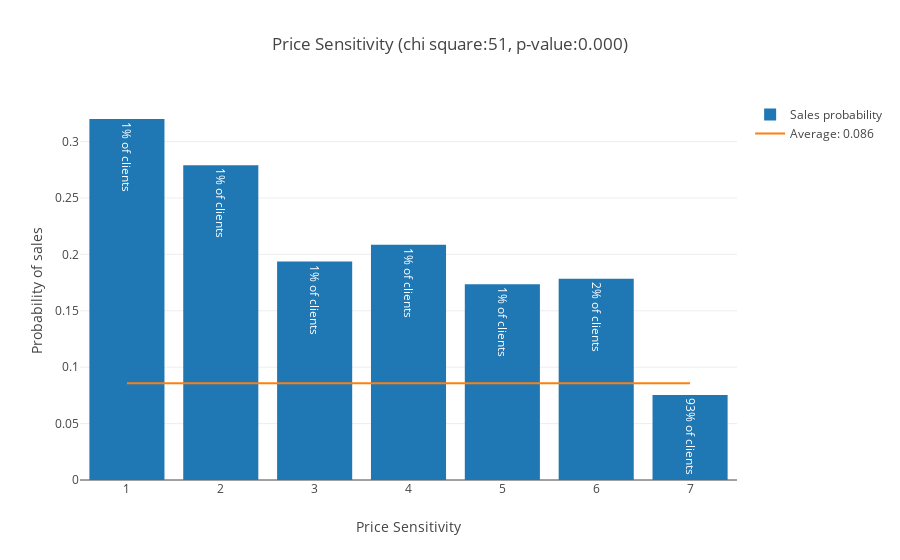

Here is the notebook cell this chart was saved with:
### Markdown cell above
The clients without data in the *Price Sensitivity* feature have a lower probability of buying the insurance, so we have included them in the analysis with the value 7, making them the more sensible to the price

### Code cell
db1.loc[np.isnan(db1['Price Sensitivity']), 'Price Sensitivity'] = 7
chi, pval, fig = analyze_feature('Price Sensitivity', db1)
scores['Price Sensitivity'] = (chi, pval)
iplot(fig)

### Figure 1 — Plotly figure (JSON) as saved in the notebook; plotly's stock layout.template omitted (floating-point values rounded to 4 significant figures)
{"data": [{"error_y": {"array": [0.03526, 0.03059, 0.02484, 0.02415, 0.02705, 0.02038, 0.001938], "type": "data", "visible": false}, "name": "Sales probability", "text": ["1% of clients", "1% of clients", "1% of clients", "1% of clients", "1% of clients", "2% of clients", "93% of clients"], "type": "bar", "x": [1, 2, 3, 4, 5, 6, 7], "y": [0.32, 0.2791, 0.1937, 0.2085, 0.1735, 0.1785, 0.07525]}, {"mode": "lines", "name": "Average: 0.086", "type": "scatter", "x": [1, 7], "y": [0.08575, 0.08575]}], "layout": {"barmode": "group", "title": "Price Sensitivity (chi square:51, p-value:0.000)", "xaxis": {"title": "Price Sensitivity"}, "yaxis": {"title": "Probability of sales"}}}
